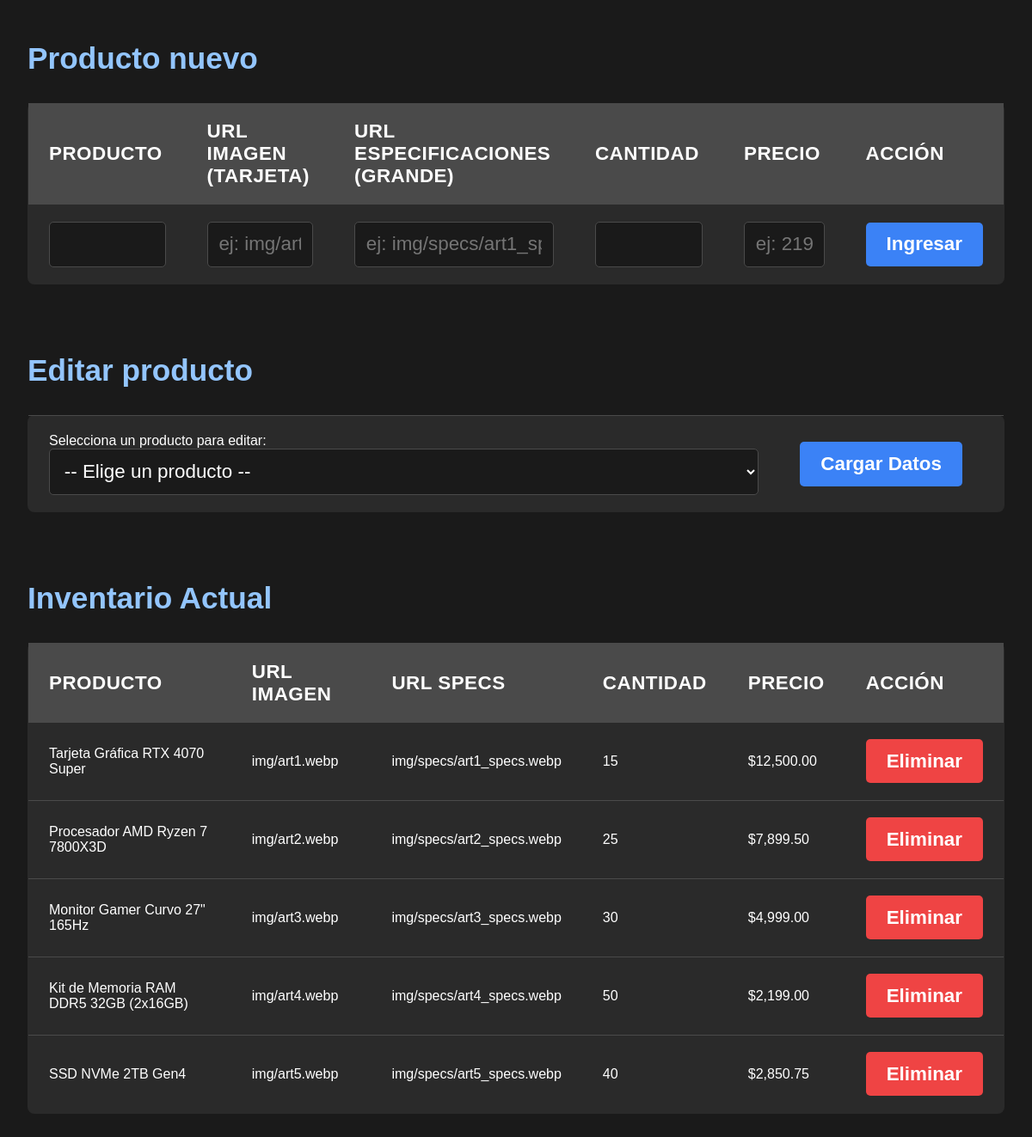
/Php/inventario.php, run on the app's committed database.
### tables this page shows
CREATE TABLE `products` (
  `prod_id` INT AUTO_INCREMENT PRIMARY KEY,
  `prod_name` VARCHAR(255) NOT NULL,
  `prod_imagen_url` VARCHAR(255) NOT NULL,
  `prod_spec_url` VARCHAR(255) NOT NULL,
  `prod_stock` INT UNSIGNED NOT NULL DEFAULT 0,
  `prod_price` DECIMAL(10, 2) NOT NULL  
);

### Php/inventario.php (the view, shortened to what this page needs)
<?php
require_once __DIR__ . '/../db_conexion.php';
$sql_tabla = "SELECT prod_id, prod_name, prod_imagen_url, prod_spec_url, prod_stock, prod_price FROM products";
$stmt_tabla = $conexion->prepare($sql_tabla);
$stmt_tabla->execute();
$resultado_tabla = $stmt_tabla->get_result();
?>
<!DOCTYPE html>
<html lang="es">
<head>
    <link rel="stylesheet" href="../css/inventario.css">
</head>
<body>
    <div class="cont-principal">
        <table>
            <caption>Producto nuevo</caption>
            <thead>
                <tr>
                    <th>Producto</th>
                    <th>URL Imagen (Tarjeta)</th>
                    <th>URL Especificaciones (Grande)</th>
                    <th>Cantidad</th>
                    <th>Precio</th>
                    <th>Acción</th>
                </tr>
            </thead>
            <tbody>
                <tr>
                    <form action="insertar.php" method="post">
                        <td><input type="text" name="prod_name" required></td>
                        <td><input type="text" name="prod_imagen_url" placeholder="ej: img/art1.webp" required></td>
                        <td><input type="text" name="prod_spec_url" placeholder="ej: img/specs/art1_specs.webp" required></td>
                        <td><input type="number" name="prod_stock" required></td>
                        <td><input type="text" name="prod_price" placeholder="ej: 2199.00" required></td>
                        <td><button type="submit">Ingresar</button></td>
                    </form>
                </tr>
            </tbody>
        </table>
        <table>
            <caption>Editar producto</caption>
            <tbody>
                <tr>
                    <form action="inventario.php" method="get">
                        <td colspan="5">
                            <label for="edit_id">Selecciona un producto para editar:</label>
                            <select name="edit_id" id="edit_id" required>
                                <option value="">-- Elige un producto --</option>
                            </select>
                        </td>
                        <td><button type="submit">Cargar Datos</button></td>
                    </form>
                </tr>
            </tbody>
        </table>
        <table>
            <caption>Inventario Actual</caption>
            <thead>
                <tr>
                    <th>Producto</th>
                    <th>URL Imagen</th>
                    <th>URL Specs</th>
                    <th>Cantidad</th>
                    <th>Precio</th>
                    <th>Acción</th> </tr>
            </thead>
            <tbody>
                <?php if ($resultado_tabla->num_rows > 0): ?>
                    <?php while($fila = $resultado_tabla->fetch_assoc()): ?>
                        <tr>
                            <td><?php echo htmlspecialchars($fila['prod_name']); ?></td>
                            <td><?php echo htmlspecialchars($fila['prod_imagen_url']); ?></td>
                            <td><?php echo htmlspecialchars($fila['prod_spec_url']); ?></td>
                            <td><?php echo htmlspecialchars($fila['prod_stock']); ?></td>
                            <td>$<?php echo number_format($fila['prod_price'], 2); ?></td>
                            <td>
                                <form action="eliminar.php" method="POST" onsubmit="return confirm('¿Estás seguro de que quieres eliminar este producto?');">
                                    <button type="submit" class="btn-eliminar">Eliminar</button>
                                </form>
                            </td>
                        </tr>
                    <?php endwhile; ?>
                <?php else: ?>
                    <tr>
                        <td colspan="6">No hay productos en el inventario.</td>
                    </tr>
                <?php endif; ?>
            </tbody>
        </table>
    </div>
</body>
</html>

### Css/inventario.css (style rules this page uses)
:root { --negro: #1a1a1a; --gris-oscuro: #2a2a2a; --gris: #4a4a4a; --blanco: #ffffff; --azul-claro: #93c5fd; --azul-bajo: #3b82f6; --rojo-error: #ef4444; --verde-exito: #22c55e; }
body { background-color: var(--negro); font-family: 'Poppins', sans-serif, system-ui; color: var(--blanco); margin: 0; padding: 2rem; }
.cont-principal { max-width: 1400px; margin: 0 auto; }
table { width: 100%; border-collapse: collapse; margin-bottom: 4rem; background-color: var(--gris-oscuro); border-radius: 8px; overflow: hidden; border: 1px solid var(--gris); }
caption { font-size: 2.2rem; font-weight: bold; color: var(--azul-claro); text-align: left; padding: 1rem 0; margin-bottom: 1rem; }
th, td { padding: 1.2rem 1.5rem; text-align: left; border-bottom: 1px solid var(--gris); vertical-align: middle; }
thead th { background-color: var(--gris); font-size: 1.4rem; text-transform: uppercase; letter-spacing: 0.5px; }
tbody tr:last-child td { border-bottom: none; }
input[type="text"], input[type="number"], select { width: 100%; padding: 0.8rem; background-color: var(--negro); color: var(--blanco); border: 1px solid var(--gris); border-radius: 5px; font-size: 1.4rem; font-family: inherit; box-sizing: border-box; }
button { padding: 0.8rem 1.5rem; font-size: 1.4rem; font-weight: bold; color: var(--blanco); background-color: var(--azul-bajo); border: none; border-radius: 5px; cursor: pointer; transition: background-color 0.3s ease; }
.btn-eliminar { background-color: var(--rojo-error); display: flex; align-items: center; gap: 0.5rem; }

### data on the page
products: prod_name "Tarjeta Gráfica RTX 4070 Super", prod_imagen_url "img/art1.webp", prod_spec_url "img/specs/art1_specs.webp", prod_stock "15", prod_price "12,500.00"
products: prod_name "Procesador AMD Ryzen 7 7800X3D", prod_imagen_url "img/art2.webp", prod_spec_url "img/specs/art2_specs.webp", prod_stock "25", prod_price "7,899.50"
products: prod_name "Monitor Gamer Curvo 27\" 165Hz", prod_imagen_url "img/art3.webp", prod_spec_url "img/specs/art3_specs.webp", prod_stock "30", prod_price "4,999.00"
products: prod_name "Kit de Memoria RAM DDR5 32GB (2x16GB)", prod_imagen_url "img/art4.webp", prod_spec_url "img/specs/art4_specs.webp", prod_stock "50", prod_price "2,199.00"
products: prod_name "SSD NVMe 2TB Gen4", prod_imagen_url "img/art5.webp", prod_spec_url "img/specs/art5_specs.webp", prod_stock "40", prod_price "2,850.75"
